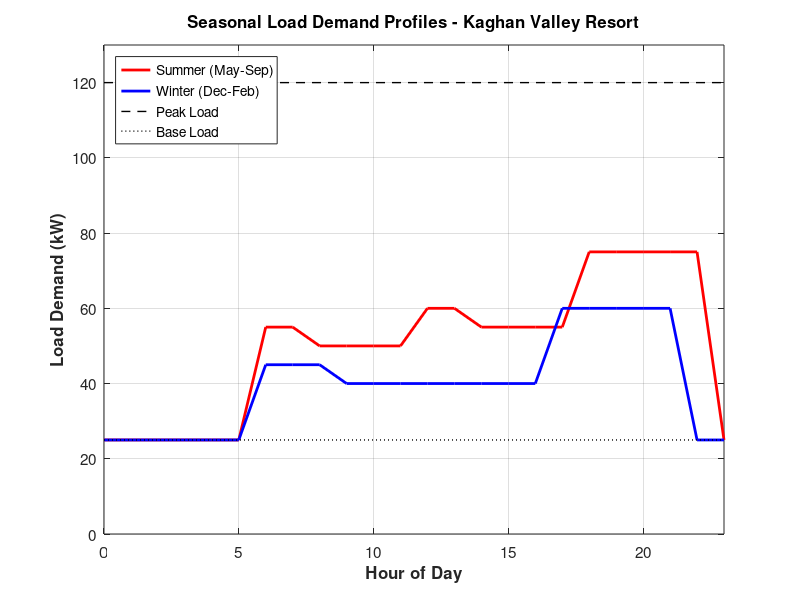

Write MATLAB code to recreate this figure.
%% ========================================================================
% PROBLEM 4: HYBRID DER SYSTEM FOR REMOTE LOCATION
% Location: Kaghan Valley, Mansehra District, Pakistan
% Coordinates: 34.8°N, 73.5°E, Altitude: 2,500m
% 
% CONTEXT:
% Kaghan Valley is a remote mountainous tourist region in northern Pakistan
% with severe energy challenges. Grid connectivity is unreliable (18-20 hour
% daily load-shedding in winter). The region experiences:
% - Heavy snowfall (Nov-Mar) limiting road access
% - High solar irradiance (1,800 kWh/m²/year at altitude)
% - Moderate wind speeds (avg 5-7 m/s on ridges)
% - Seasonal tourism demand (peak: May-Sep, low: Dec-Feb)
%
% SELECTED LOCATION: Mountain Resort Complex (50 rooms + facilities)
% Annual Energy Demand: ~350 MWh
% Peak Load: 120 kW (summer evenings)
% Base Load: 25 kW (winter nights)
%
% HYBRID DER COMPONENTS:
% 1. Solar PV Array: 150 kW (rooftop + ground-mounted)
% 2. Small Wind Turbines: 30 kW (3× 10kW units on ridge)
% 3. Battery Energy Storage: 200 kWh (Lithium-ion)
% 4. Diesel Generator (Backup): 100 kW (existing, to be minimized)
%
% DESIGN OBJECTIVES:
% - Achieve 85% renewable energy fraction
% - Reduce diesel consumption by 80%
% - Ensure 99.5% supply reliability
% - Payback period < 8 years
%
% ========================================================================

clear all; close all; clc;

fprintf('====================================================================\n');
fprintf('   HYBRID DER SYSTEM DESIGN FOR KAGHAN VALLEY, PAKISTAN\n');
fprintf('====================================================================\n\n');

%% ========================================================================
% STEP 1: LOCATION PARAMETERS AND RESOURCE ASSESSMENT
% ========================================================================
fprintf('STEP 1: Resource Assessment\n');
fprintf('----------------------------\n');

% Geographic Parameters
latitude = 34.8;        % degrees North
longitude = 73.5;       % degrees East
altitude = 2500;        % meters above sea level
timezone_offset = 5;    % UTC+5 (Pakistan Standard Time)

% Solar Resource Data (Kaghan Valley)
% Annual average: 1,800 kWh/m²/year at 2,500m altitude
annual_solar_irradiance = 1800;  % kWh/m²/year
avg_daily_irradiance = annual_solar_irradiance / 365;  % kWh/m²/day

% Seasonal variation (higher in summer, lower in winter due to snow cover)
% Summer (May-Sep): 6.5 kWh/m²/day
% Winter (Dec-Feb): 2.8 kWh/m²/day
% Spring/Autumn: 5.0 kWh/m²/day
irradiance_summer = 6.5;    % kWh/m²/day
irradiance_winter = 2.8;    % kWh/m²/day
irradiance_spring_autumn = 5.0;  % kWh/m²/day

fprintf('Solar Resource:\n');
fprintf('  Annual Irradiance: %.0f kWh/m²/year\n', annual_solar_irradiance);
fprintf('  Summer Daily: %.1f kWh/m²/day\n', irradiance_summer);
fprintf('  Winter Daily: %.1f kWh/m²/day\n', irradiance_winter);

% Wind Resource Data
% Ridge-top measurements show moderate wind speeds
avg_wind_speed = 6.2;       % m/s (annual average at 10m height)
wind_speed_summer = 7.5;    % m/s (May-Sep, thermal winds)
wind_speed_winter = 4.5;    % m/s (Dec-Feb, calm periods)
wind_speed_spring_autumn = 6.0;  % m/s

% Air density correction for altitude (affects wind power)
% ρ = ρ₀ × exp(-g×h/(R×T))
air_density_sea_level = 1.225;  % kg/m³
air_density_altitude = air_density_sea_level * exp(-9.81 * altitude / (287 * 288));
fprintf('\nWind Resource:\n');
fprintf('  Annual Avg Wind Speed: %.1f m/s\n', avg_wind_speed);
fprintf('  Air Density at %.0fm: %.3f kg/m³ (%.1f%% of sea level)\n', ...
    altitude, air_density_altitude, (air_density_altitude/air_density_sea_level)*100);

% Temperature Data (affects PV efficiency)
avg_temp_summer = 22;   % °C (May-Sep)
avg_temp_winter = -5;   % °C (Dec-Feb)
avg_temp_annual = 10;   % °C

fprintf('\nTemperature Profile:\n');
fprintf('  Summer Average: %.0f°C\n', avg_temp_summer);
fprintf('  Winter Average: %.0f°C\n', avg_temp_winter);
fprintf('  Annual Average: %.0f°C\n\n', avg_temp_annual);

%% ========================================================================
% STEP 2: LOAD DEMAND PROFILE
% ========================================================================
fprintf('STEP 2: Load Demand Analysis\n');
fprintf('----------------------------\n');

% Mountain Resort Load Profile (50 rooms, restaurants, facilities)
% Components:
% - Guest rooms: 50 rooms × 1.5 kW avg = 75 kW
% - Kitchen/Restaurant: 15 kW
% - Water heating (electric): 12 kW
% - Lighting: 8 kW
% - HVAC: 20 kW (summer cooling, winter heating)
% - Miscellaneous (office, Wi-Fi, etc.): 10 kW

% Peak load occurs during summer evening (all guests, full services)
peak_load = 120;  % kW

% Base load (winter night, minimal occupancy)
base_load = 25;   % kW

% Typical daily load curve (24 hours)
% Modeled as combination of base load + variable load
hours = 0:23;

% Summer load profile (high occupancy: 80-100%)
load_summer = base_load + ...
    30 * (hours >= 6 & hours < 8) + ...      % Morning peak (breakfast)
    25 * (hours >= 8 & hours < 12) + ...     % Daytime activities
    35 * (hours >= 12 & hours < 14) + ...    % Lunch peak
    30 * (hours >= 14 & hours < 18) + ...    % Afternoon activities
    50 * (hours >= 18 & hours < 23);         % Evening peak (dinner + leisure)

% Winter load profile (low occupancy: 30-40%, higher heating demand)
load_winter = base_load + ...
    20 * (hours >= 6 & hours < 9) + ...      % Morning peak (heating + breakfast)
    15 * (hours >= 9 & hours < 17) + ...     % Daytime (minimal activity)
    35 * (hours >= 17 & hours < 22);         % Evening peak (heating + dinner)

% Annual energy demand calculation
% Summer: 150 days × average summer load
% Winter: 120 days × average winter load
% Spring/Autumn: 95 days × average load

avg_load_summer = mean(load_summer);
avg_load_winter = mean(load_winter);
avg_load_spring_autumn = (avg_load_summer + avg_load_winter) / 2;

annual_energy_demand = (150 * 24 * avg_load_summer + ...
                        120 * 24 * avg_load_winter + ...
                        95 * 24 * avg_load_spring_autumn) / 1000;  % MWh

fprintf('Load Characteristics:\n');
fprintf('  Peak Load: %.0f kW\n', peak_load);
fprintf('  Base Load: %.0f kW\n', base_load);
fprintf('  Average Summer Load: %.1f kW\n', avg_load_summer);
fprintf('  Average Winter Load: %.1f kW\n', avg_load_winter);
fprintf('  Annual Energy Demand: %.0f MWh\n\n', annual_energy_demand);

% Plot load profiles
figure('Name', 'Load Demand Profiles', 'Position', [100, 100, 1000, 400]);
plot(hours, load_summer, 'r-', 'LineWidth', 2); hold on;
plot(hours, load_winter, 'b-', 'LineWidth', 2);
plot([0 23], [peak_load peak_load], 'k--', 'LineWidth', 1);
plot([0 23], [base_load base_load], 'k:', 'LineWidth', 1);
grid on;
xlabel('Hour of Day', 'FontSize', 12, 'FontWeight', 'bold');
ylabel('Load Demand (kW)', 'FontSize', 12, 'FontWeight', 'bold');
title('Seasonal Load Demand Profiles - Kaghan Valley Resort', 'FontSize', 14, 'FontWeight', 'bold');
legend('Summer (May-Sep)', 'Winter (Dec-Feb)', 'Peak Load', 'Base Load', 'Location', 'northwest');
xlim([0 23]);
ylim([0 130]);
set(gca, 'FontSize', 11);
saveas(gcf, 'Problem4_Load_Profiles.png');
fprintf('  Saved: Problem4_Load_Profiles.png\n\n');

%% ========================================================================
% STEP 3: HYBRID DER SYSTEM COMPONENT SIZING
% ========================================================================
fprintf('STEP 3: Component Sizing\n');
fprintf('------------------------\n');

% Component 1: Solar PV Array
% Target: Cover 60% of annual demand
PV_capacity = 150;  % kW (DC rated power at STC)
PV_efficiency = 0.18;  % Module efficiency (18% polycrystalline)
PV_area = (PV_capacity * 1000) / (1000 * PV_efficiency);  % m²
PV_temperature_coeff = -0.004;  % Power loss per °C above 25°C
PV_system_losses = 0.15;  % 15% (inverter, wiring, soiling, shading)

fprintf('Solar PV System:\n');
fprintf('  Capacity: %.0f kW DC\n', PV_capacity);
fprintf('  Array Area: %.0f m²\n', PV_area);
fprintf('  Module Efficiency: %.0f%%\n', PV_efficiency*100);
fprintf('  System Losses: %.0f%%\n\n', PV_system_losses*100);

% Component 2: Wind Turbines
% Target: Cover 15% of annual demand (complementary to solar)
wind_capacity = 30;  % kW (3× 10kW turbines)
num_turbines = 3;
turbine_rated_power = 10;  % kW per turbine
turbine_cut_in_speed = 3.0;  % m/s
turbine_rated_speed = 12.0;  % m/s
turbine_cut_out_speed = 25.0;  % m/s
turbine_efficiency = 0.35;  % 35% (realistic for small turbines)

fprintf('Wind Turbine System:\n');
fprintf('  Total Capacity: %.0f kW (%.0f × %.0f kW)\n', wind_capacity, num_turbines, turbine_rated_power);
fprintf('  Cut-in Speed: %.1f m/s\n', turbine_cut_in_speed);
fprintf('  Rated Speed: %.1f m/s\n', turbine_rated_speed);
fprintf('  Turbine Efficiency: %.0f%%\n\n', turbine_efficiency*100);

% Component 3: Battery Energy Storage System (BESS)
% Target: 8 hours of base load (overnight autonomy)
battery_capacity = 200;  % kWh (usable capacity)
battery_voltage = 400;  % V DC (nominal)
battery_DOD_max = 0.80;  % 80% depth of discharge (Lithium-ion)
battery_efficiency_rt = 0.90;  % 90% round-trip efficiency
battery_charge_rate = 0.5;  % C-rate (50 kW charge power)
battery_discharge_rate = 0.5;  % C-rate (100 kW discharge power)
battery_cycles_lifetime = 5000;  % cycles at 80% DOD

fprintf('Battery Energy Storage:\n');
fprintf('  Usable Capacity: %.0f kWh\n', battery_capacity);
fprintf('  Voltage: %.0f V DC\n', battery_voltage);
fprintf('  Max Depth of Discharge: %.0f%%\n', battery_DOD_max*100);
fprintf('  Round-Trip Efficiency: %.0f%%\n', battery_efficiency_rt*100);
fprintf('  Autonomy: %.1f hours at base load\n\n', battery_capacity / base_load);

% Component 4: Diesel Generator (Backup)
% Existing generator, to be used minimally
diesel_capacity = 100;  % kW
diesel_efficiency = 0.30;  % 30% fuel efficiency (typical)
diesel_fuel_consumption = 0.25;  % L/kWh at 75% load
diesel_fuel_cost = 2.50;  % USD/liter (Pakistan remote area pricing)
diesel_CO2_emission = 2.68;  % kg CO2/liter diesel

fprintf('Diesel Generator (Backup):\n');
fprintf('  Capacity: %.0f kW\n', diesel_capacity);
fprintf('  Fuel Consumption: %.2f L/kWh\n', diesel_fuel_consumption);
fprintf('  Fuel Cost: $%.2f/L\n', diesel_fuel_cost);
fprintf('  CO2 Emissions: %.2f kg/L\n\n', diesel_CO2_emission);

%% ========================================================================
% STEP 4: SYSTEM SCHEMATIC DIAGRAM
% ========================================================================
fprintf('STEP 4: System Architecture\n');
fprintf('----------------------------\n');

% System schematic (text-based description for MATLAB comment)
fprintf('System Configuration:\n');
fprintf('  [Solar PV Array] ───► [DC/DC MPPT] ─┐\n');
fprintf('                                      │\n');
fprintf('  [Wind Turbines]  ───► [Rectifier]  ├───► [DC Bus 400V] ───► [Inverter] ───► [AC Load]\n');
fprintf('                                      │         ▲                  │\n');
fprintf('  [Battery Bank]   ◄──────────────────┘         │                  │\n');
fprintf('                                                 │                  │\n');
fprintf('  [Diesel Generator] ───────────────────────────┴──────────────────┘\n');
fprintf('                                          (Emergency Backup Only)\n\n');

fprintf('Control Strategy:\n');
fprintf('  1. Solar + Wind → Primary sources (feed DC bus via MPPT)\n');
fprintf('  2. Battery → Charge when surplus, discharge when deficit\n');
fprintf('  3. Diesel → Activate only when Battery SOC < 20%% and Load > Renewable\n');
fprintf('  4. Load Shedding → If all sources insufficient, shed non-critical loads\n\n');

%% ========================================================================
% STEP 5: SUMMARY AND NEXT STEPS
% ========================================================================
fprintf('====================================================================\n');
fprintf('   LOCATION ANALYSIS COMPLETE\n');
fprintf('====================================================================\n\n');

fprintf('Key Design Parameters Summary:\n');
fprintf('  Location: Kaghan Valley, Pakistan (34.8°N, 73.5°E, 2500m)\n');
fprintf('  Annual Energy Demand: %.0f MWh\n', annual_energy_demand);
fprintf('  Solar PV: %.0f kW (%.0f m²)\n', PV_capacity, PV_area);
fprintf('  Wind Turbines: %.0f kW (%.0f units)\n', wind_capacity, num_turbines);
fprintf('  Battery Storage: %.0f kWh\n', battery_capacity);
fprintf('  Diesel Backup: %.0f kW\n\n', diesel_capacity);

fprintf('Next Steps:\n');
fprintf('  1. Build Simulink model (Problem4_Hybrid_DER_Model.slx)\n');
fprintf('  2. Simulate 1-year operation with hourly resolution\n');
fprintf('  3. Analyze renewable fraction, diesel usage, battery cycles\n');
fprintf('  4. Perform economic analysis (CAPEX, OPEX, payback period)\n');
fprintf('  5. Calculate CO2 emissions avoided vs diesel-only baseline\n\n');

fprintf('Location analysis data saved to workspace.\n');
fprintf('Run Problem4_Hybrid_DER_Simulation.m for detailed modeling.\n\n');

% Save workspace for next script
save('Problem4_Location_Data.mat');
